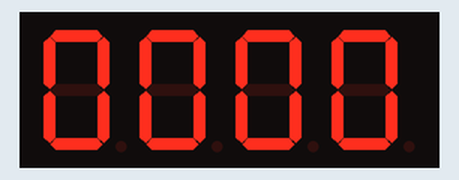
This program was run on a simulated Raspberry Pi Pico running MicroPython. Parts: 4-digit seven-segment display. The segment pins are drawn as the display they are named for.

Above: at 0.12 s.
At 5.22 s:
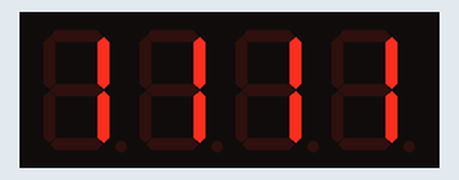
At 10.02 s:
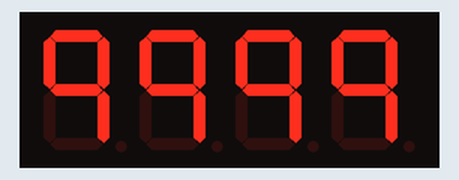
At 19.92 s:
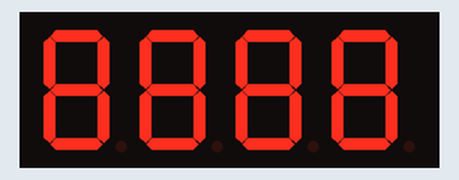
At 29.64 s:
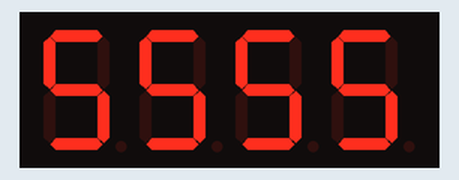
At 39.84 s:
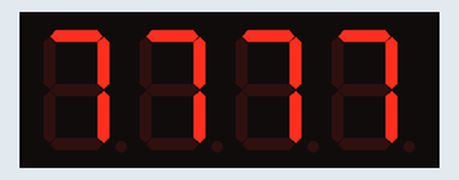

The program:

main.py
```python
# -------------------------------------------------- #
# This file is autogenerated by pioasm; do not edit! #
# -------------------------------------------------- #

import rp2
from rp2 import PIO
from machine import Pin
from time import sleep
# ------ #
# sevseg #
# ------ #

@rp2.asm_pio(out_init=[PIO.OUT_LOW]*8, sideset_init=[PIO.OUT_LOW]*4)
def sevseg():
    wrap_target()
    label("0")
    pull(noblock)           .side(0)      # 0
    mov(x, osr)             .side(0)      # 1
    out(pins, 8)            .side(1)      # 2
    out(pins, 8)            .side(2)      # 3
    out(pins, 8)            .side(4)      # 4
    out(pins, 8)            .side(8)      # 5
    jmp("0")                .side(0)      # 6
    wrap()

sm = rp2.StateMachine(0, sevseg, freq=2000, out_base=Pin(2), sideset_base=Pin(10))
sm.active(1)

digits = [
  0b11000000, # 0
  0b11111001, # 1
  0b10100100, # 2
  0b10110000, # 3
  0b10011001, # 4
  0b10010010, # 5
  0b10000010, # 6
  0b11111000, # 7
  0b10000000, # 8
  0b10011000, # 9
]

def segmentize(num):
  return (
    digits[num % 10] | digits[num // 10 % 10] << 8
    | digits[num // 100 % 10] << 16
    | digits[num // 1000 % 10] << 24
  )

counter = 0
while True:
  sm.put(segmentize(counter));
  counter += 1
  sleep(0.1)
```
